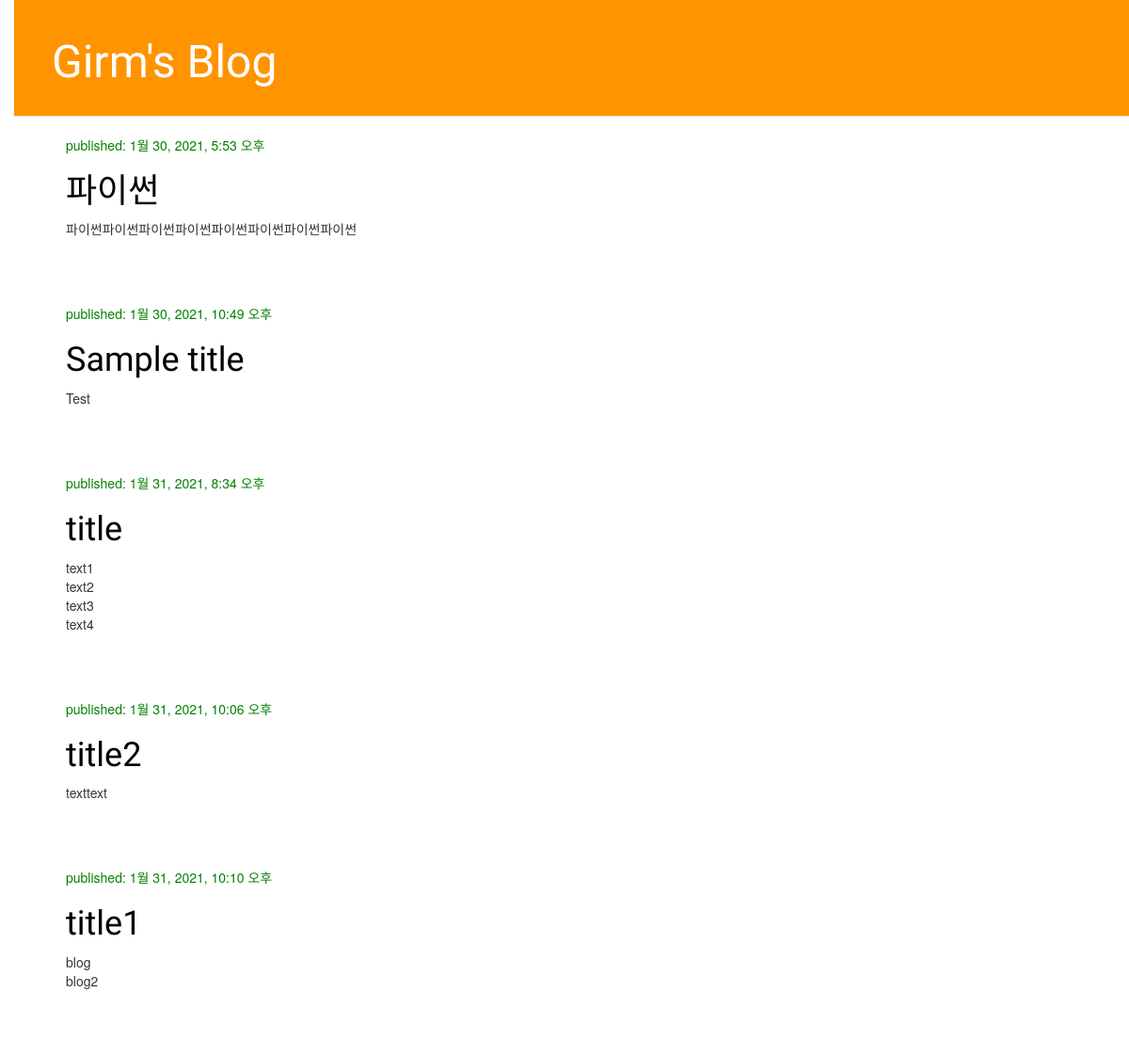
The page / on the database its author committed.
### blog/models.py (models this page shows, shortened)
class Post(models.Model):
    author = models.ForeignKey(
        settings.AUTH_USER_MODEL, on_delete=models.CASCADE)
    title = models.CharField(max_length=200)
    text = models.TextField()
    created_date = models.DateTimeField(default=timezone.now)
    published_date = models.DateTimeField(blank=True, null=True)

### blog/views.py (the view)
# urls.py: path('', views.post_list, name='post_list'),
def post_list(request):
    posts = Post.objects.filter(
        published_date__lte=timezone.now()).order_by('published_date')
    return render(request, 'blog/post_list.html', {'posts': posts})  # lte : <=

### blog/templates/blog/post_list.html
{% extends 'blog/base.html' %} {% block content %} {% for post in posts %}
<div class="post">
  <div class="date">
    <p>published: {{ post.published_date }}</p>
  </div>
  <h1><a href="{% url 'post_detail' pk=post.pk %}">{{ post.title }}</a></h1>
  <p>{{ post.text|linebreaksbr }}</p>
</div>
{% endfor %} {% endblock %}

### blog/templates/blog/base.html (shortened to what this page needs)
{% load static %}
<html>
  <head>
    <link
      rel="stylesheet"
      href="//maxcdn.bootstrapcdn.com/bootstrap/3.2.0/css/bootstrap.min.css"
    />
    <link
      rel="stylesheet"
      href="//maxcdn.bootstrapcdn.com/bootstrap/3.2.0/css/bootstrap-theme.min.css"
    />
    <link rel="stylesheet" href="{% static 'css/blog.css' %}" />
  </head>
  <body>
    <div class="page-header">
      <h1><a href="/">Girm's Blog</a></h1>
    </div>
    <div class="content container">
      <div class="row">
        <div class="col-md-8">{% block content %} {% endblock %}</div>
      </div>
    </div>
  </body>
</html>

### blog/static/css/blog.css (style rules this page uses)
h1 a { color: #FCA205; font-family: 'Lobster'; }
body { padding-left: 15px; }
.page-header { background-color: #ff9400; margin-top: 0; padding: 20px 20px 20px 40px; }
.page-header h1, .page-header h1 a, .page-header h1 a:visited, .page-header h1 a:active { color: #ffffff; font-size: 36pt; text-decoration: none; }
.content { margin-left: 40px; }
h1, h2, h3, h4 { font-family: 'Lobster', cursive; }
.date { color: green; }
.post { margin-bottom: 70px; }
.post h1 a, .post h1 a:visited { color: #000000; }

### rows shown on the page
Post: published_date "1월 30, 2021, 5:53 오후", title "파이썬", text "파이썬파이썬파이썬파이썬파이썬파이썬파이썬파이썬"
Post: published_date "1월 30, 2021, 10:49 오후", title "Sample title", text "Test"
Post: published_date "1월 31, 2021, 8:34 오후", title "title", text "text1 text2 text3 text4"
Post: published_date "1월 31, 2021, 10:06 오후", title "title2", text "texttext"
Post: published_date "1월 31, 2021, 10:10 오후", title "title1", text "blog blog2"
